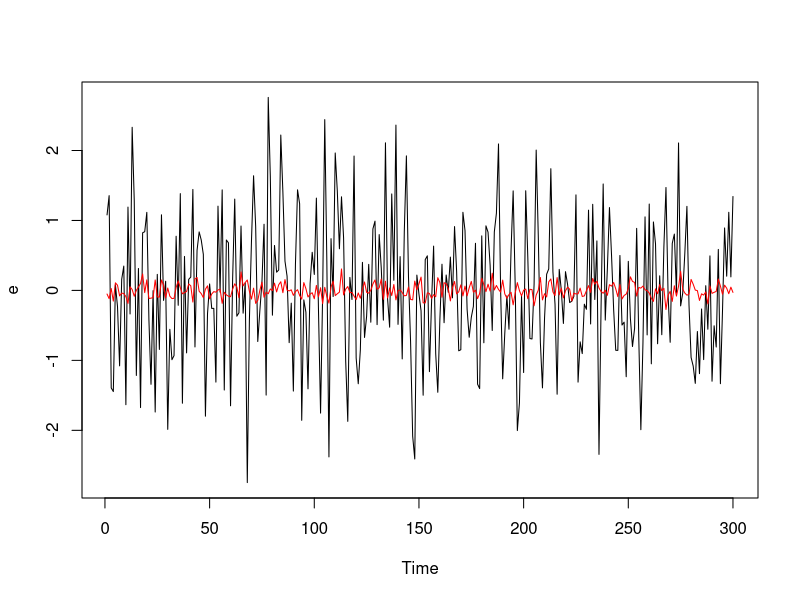
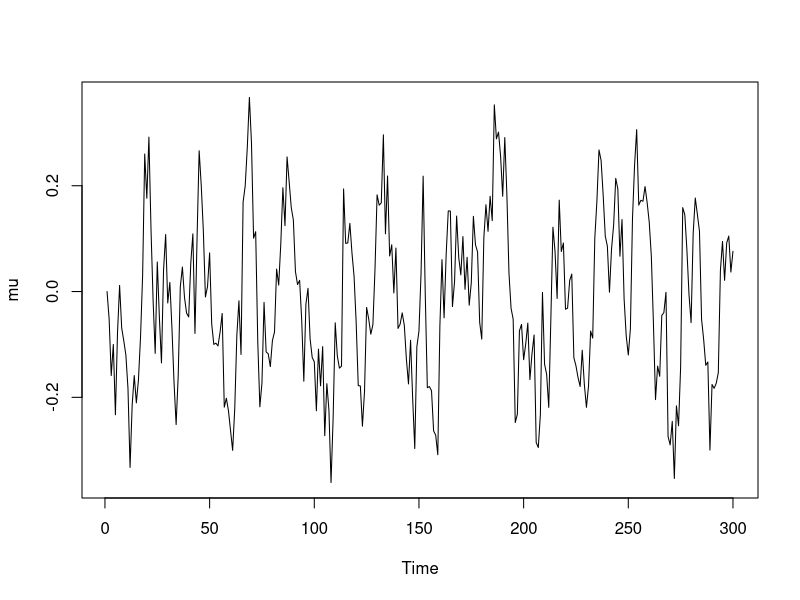
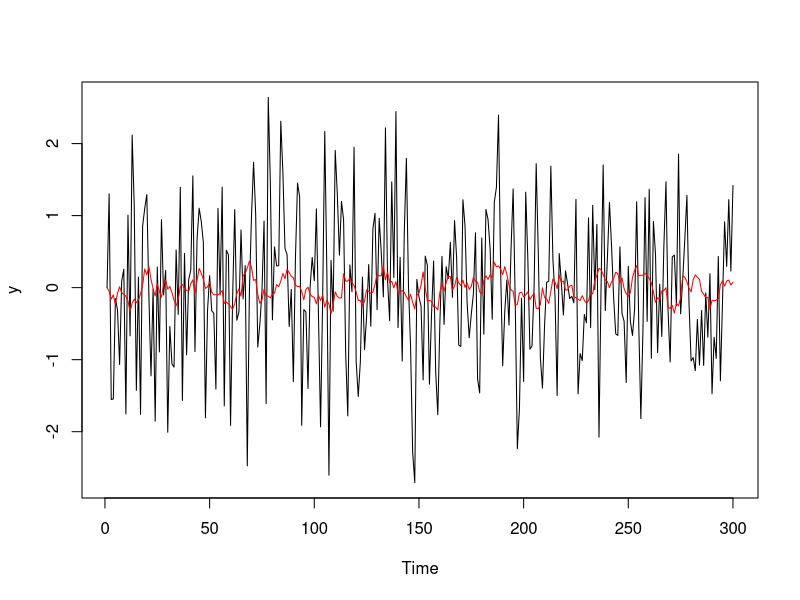
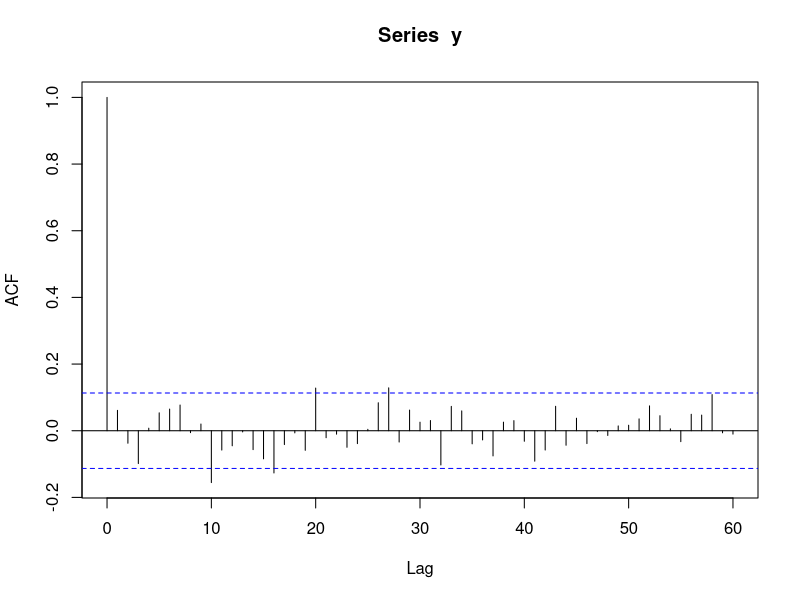
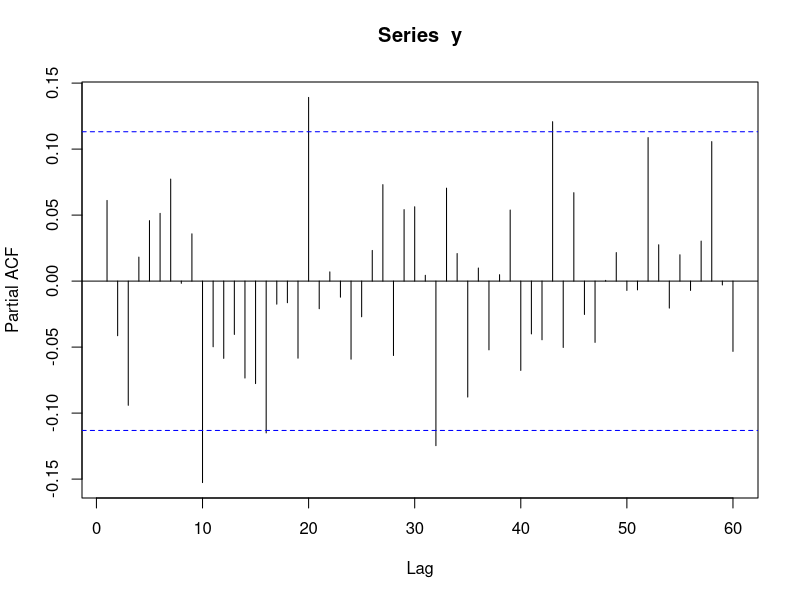
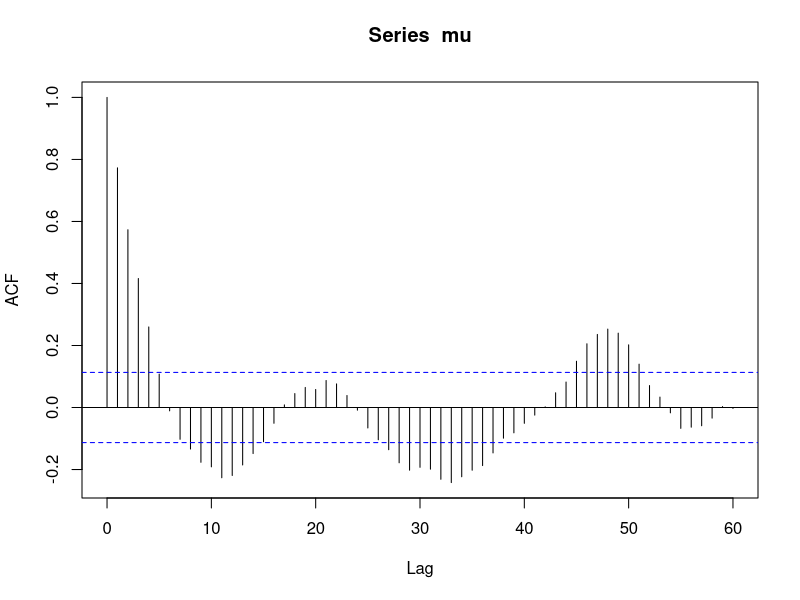
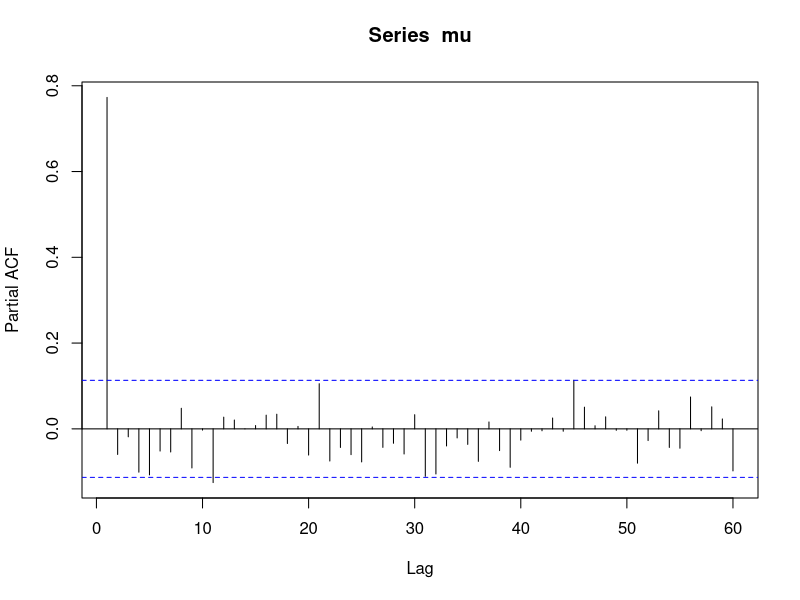
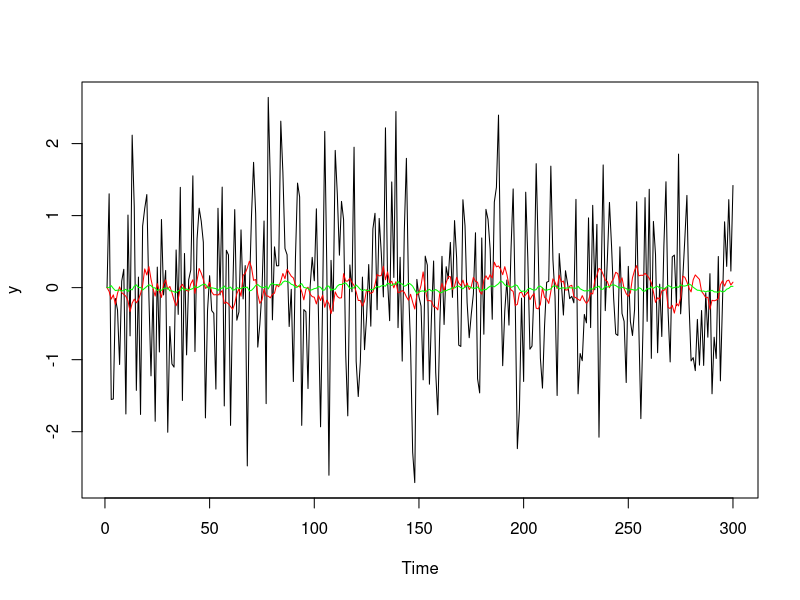

These figures' R source, in order:
#### Petrella Assignment 3
# Exercise (1)

################################################################################
# AR(1) signal plus noise model with Gaussian and Student-t measurement noise
################################################################################

# write detailed comments each line of the following code and improve it whenever you
# you feel able to do that 

n = 300    # length of the series

sigma_eta = c(0.1,1)    # variance of the error term which 
# captures the variation in the time series that is not explained by the trend 
# component of the model

eta = sigma_eta[1] * rnorm(n) # to get the normal distribution of the error for the length
# of the time series


sigma_e = c(1, 0.1) # represents the variance of the residual associated with 
# the other explanatory variables in the model



q = sigma_eta[1]^2/sigma_e[1]^2   # signal-to-noise ratio  

e = sigma_e[1] * rnorm(n)   # to generate the norm distribution of the error for the length
# of the time series

#  nu = c(3,  6, 12, 28, 200)
#  e = sqrt((nu-2)/nu) * sigma_e * rt(n,nu[1])
#  ts.plot(e)


ts.plot(e)   # to plot the time series
lines(eta, col = "red")   # to write on the plot above the distribution of eta

phi <- 0.8   # weigth of the coefficient for mu[t]
mu = 0  # the initial value of mu
mu[1] <- 0    # to create a list for mu
y = 0 # initial value of y
for(t in 1:(n-1)){ # we create a for loop of t from 1 to 299
  mu[t+1] = phi * mu[t] + eta[t] # AR(1) process (transition equation)
  y[t+1] =  mu[t+1] + e[t+1]   # observed equation
}
ts.plot(mu)   # plot of mu

# y = mu + e

ts.plot(y)  # plot of the observations of the process
lines(mu,col="red") # representation of mu over the above plot


acf(y, lag.max = 60, drop.lag.0 = FALSE)  # auto-correlation function of y (max 60 points)
pacf(y, lag.max = 60)  # partial auto-correlation function (max 60 points)
acf(mu, lag.max = 60, drop.lag.0 = FALSE) # auto-correlation function of mu
pacf(mu, lag.max = 60)   # partial auto-correlation function


################################################################################
# KALMAN filter recursions (see Durbin and Koopman, 2001) 
################################################################################


mu_pred <- 0   # initial predicted state estimate. It is an estimate of the 
# underlying state of the system given the observed data up to time t

P <- 0      # The state error covariance matrix. This matrix represents the 
# uncertainty in the current state estimate. At each time step, the Kalman 
# filter updates P based on the predicted and observed data

v <-0     # The innovation or measurement residual. It represents the  
#difference between the observed measurement and the predicted measurement
# based on the current state estimate. The Kalman filter uses v 
# to update the state estimate

K <- 0    # The Kalman gain. It is a weighting factor that determines how
# much to trust the predicted state estimate versus the observed measurement.
# The Kalman filter uses K to update the state estimate based on v     

F <- 0  # F: The innovation covariance matrix. It represents the uncertainty in
# the observed measurement given the current state estimate. The Kalman filter
# uses F to calculate K and update the state estimate.           

llk<-0  # The log-likelihood of the observed data given the state estimate.
# The Kalman filter uses llk to assess the goodness of fit of the filter.
# The log-likelihood is updated at each time step based on the predicted
# and observed data.     


mu_pred[1] = 0   # use mu_pred as list
P[1] = (sigma_eta[1]^2)/(1-phi^2)  # variance of AR(1) process ([1,1] element of P)
llk[1]=0  # initial log-likelihood


for(t in 1:(n-1)){   # creating a for loop to implement the kalman filter for a 
  # linear state-space model
  v[t] = y[t] - mu_pred[t]; # calculate the innovation or measurement residual
  F[t] = P[t] + sigma_e[1]^2; #  calculate the innovation covariance matrix
  K[t] = (phi * P[t])/F[t] # calculate the Kalman gain
  P[t+1] = phi^2 * P[t] + sigma_eta[1]^2 - K[t]*F[t]*K[t] # update the error 
  # covariance matrix of the predicted state estimate
  mu_pred[t+1] = phi * mu_pred[t] + K[t]*v[t] # update the predicted state estimate
  llk[t] = - 0.5 * log(F[t] + (v[t]^2/F[t])) # update the log-likelihood of the 
  # observed data
}

llk = sum(llk)  # total likelihood

ts.plot(y)  # plot of the process
lines(mu, col = 'red')  # line of mu over y
lines(mu_pred, col = 'green') #line of the predicted state estimate over y


################################ Exercise (2)
library(MASS)

# Define LGSSM parameters
F <- matrix(c(0.8, 0.2, 0, 1), nrow = 2) # state transition matrix
H <- matrix(c(1, 0), nrow = 1) # observation matrix
Q <- matrix(c(0.1, 0, 0, 0.1), nrow = 2) # state noise covariance matrix
R <- matrix(0.5, nrow = 1) # observation noise covariance matrix
mu_0 <- c(0, 0)  # initial state mean vector
Sigma_0 <- matrix(c(1, 0, 0, 1), nrow = 2) # initial state cov matrix

# Simulate data for LGSSM
set.seed(123)
n_obs <- 100
state <- mvrnorm(n_obs + 1, mu_0, Sigma_0)
obs <- matrix(0, nrow = n_obs, ncol = 1)
for (i in 1:n_obs) {
  obs[i,] <- rnorm(1, H %*% state[i + 1,], sqrt(R))
}

# Implement Kalman filter to estimate predicted state
alpha <- matrix(0, nrow = n_obs + 1, ncol = 2)
V <- list()
alpha[1,] <- mu_0
V[[1]] <- Sigma_0
for (i in 1:n_obs) {
  alpha[i + 1,] <- F %*% alpha[i,]
  V[[i + 1]] <- F %*% V[[i]] %*% t(F) + Q
  K <- V[[i + 1]] %*% t(H) %*% solve(H %*% V[[i + 1]] %*% t(H) + R)
  alpha[i + 1,] <- alpha[i + 1,] + K %*% (obs[i,] - H %*% alpha[i + 1,])
  V[[i + 1]] <- (matrix(1, nrow = 2, ncol = 2) - K %*% H) %*% V[[i + 1]]
}
ts.plot(obs)
# Print estimated predicted state
cat("Predicted state for t+1|t:", alpha[n_obs + 1,], "\n")

